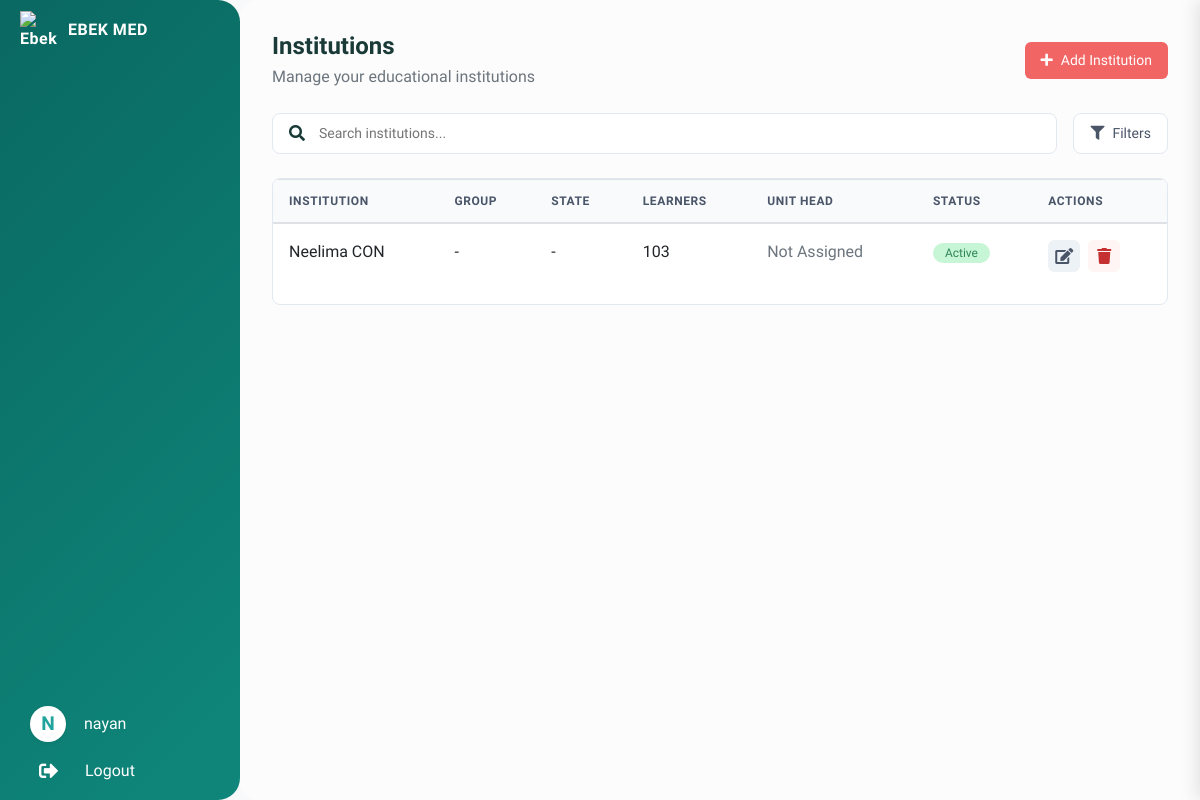
Page /onboarding/institutions/ (signed in) on the earlier database version.
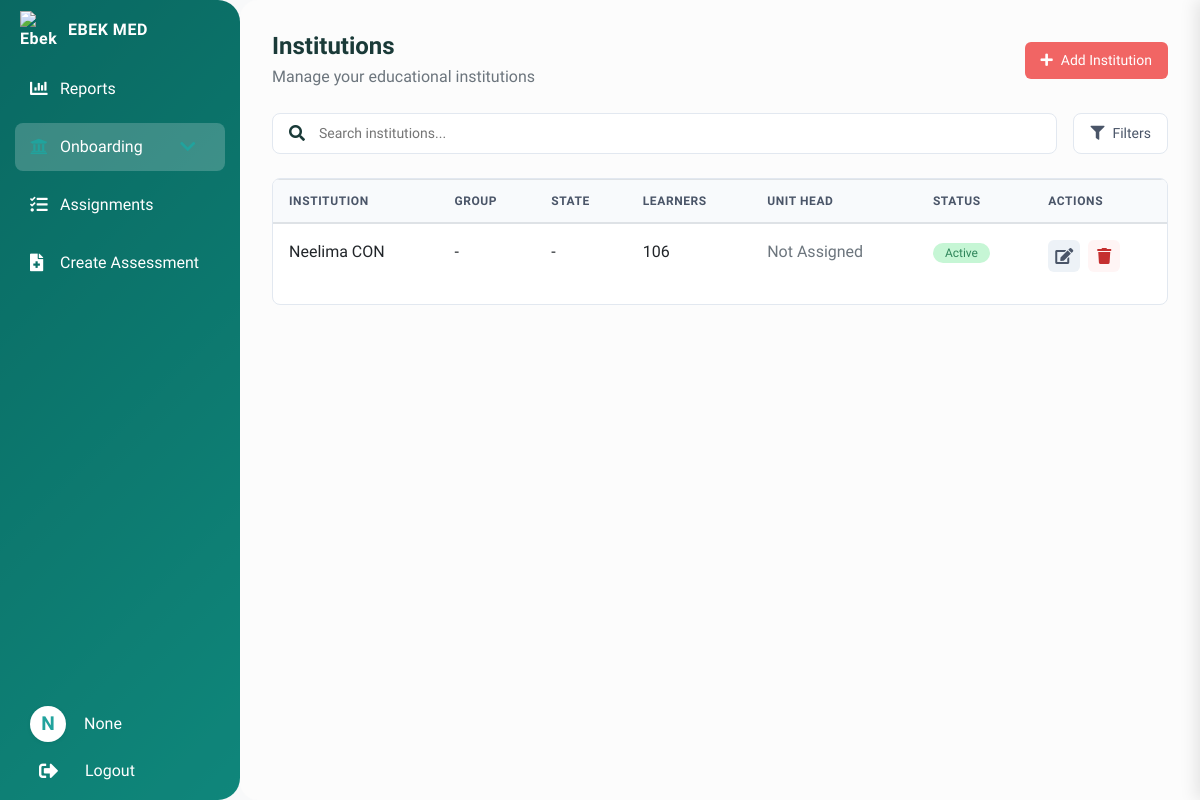
Same page on the later database version.
### assessments/models.py (models this page shows, shortened)
class EbekUser(AbstractBaseUser, PermissionsMixin):
    email = models.EmailField(
        max_length=255, unique=True,
        help_text='Required. A valid email address.',
    )
    full_name = models.CharField(max_length=255, blank=True, null=True)
    phone_number = models.CharField(max_length=20, blank=True, null=True)
    is_active = models.BooleanField(default=True, help_text='Designates whether this user can log in.')
    is_staff = models.BooleanField(default=False, help_text='Designates whether this user can access the admin site.')
    is_superuser = models.BooleanField(default=False, help_text='Designates whether this user has all permissions without explicitly assigning them.')
    user_role = models.CharField(
        max_length=200, choices=role, default='', null=True, blank=True, help_text='User Role'
    )
    date_joined = models.DateTimeField(auto_now_add=True, help_text='When the user account was created.')
    last_login = models.DateTimeField(null=True, blank=True, help_text='Last login timestamp.')
    groups = models.ManyToManyField(
        'auth.Group',
        verbose_name='groups',
        blank=True,
        help_text='The groups this user belongs to.',
        related_name='ebek_user_set',
        related_query_name='ebek_user'
    )
    user_permissions = models.ManyToManyField(
        'auth.Permission',
        verbose_name='user permissions',
        blank=True,
        help_text='Specific permissions for this user.',
        related_name='ebek_user_set',
        related_query_name='ebek_user'
    )
    mobile_number = models.CharField(max_length=20, blank=True, null=True)
    objects = EbekUserManager()
    USERNAME_FIELD = 'email'
    REQUIRED_FIELDS = []
    class Meta:
        verbose_name = 'User'
        verbose_name_plural = 'Users'

class Institution(models.Model):
    name = models.CharField(max_length=255)
    group = models.ForeignKey(Group, on_delete=models.SET_NULL, null=True, blank=True)
    address = models.TextField(blank=True, null=True)
    state = models.CharField(max_length=100, blank=True, null=True)
    district = models.CharField(max_length=100, blank=True, null=True)
    pin_code = models.CharField(max_length=10, blank=True, null=True)
    unit_head = models.ForeignKey('EbekUser', on_delete=models.SET_NULL, null=True, related_name='unit_head_of_institution')
    total_strength = models.IntegerField(null=True, blank=True)
    is_active = models.BooleanField(default=True)
    created_at = models.DateTimeField(auto_now_add=True)
    updated_at = models.DateTimeField(auto_now=True)
    institute_id = models.CharField(max_length=50, unique=True, editable=False)
    onboarding_type = models.CharField(max_length=3, choices=ONBOARDING_TYPES)

### assessments/onboarding_views.py (the view)
# urls.py: path('onboarding/institutions/', views.institution_list, name='institution_list'),
@login_required
def institution_list(request):
    institutions = Institution.objects.all().order_by('-created_at')
    selected_groups = request.GET.getlist('group')
    selected_institutions = request.GET.getlist('institution')
    selected_states = request.GET.getlist('state')
    selected_statuses = request.GET.getlist('status')
    if selected_groups:
        institutions = institutions.filter(group_id__in=selected_groups)
    if selected_institutions:
        institutions = institutions.filter(id__in=selected_institutions)
    if selected_states:
        institutions = institutions.filter(state__in=selected_states)
    if selected_statuses:
        active_status = [status.lower() == 'active' for status in selected_statuses]
        institutions = institutions.filter(is_active__in=active_status)
    selected_groups = [int(x) for x in selected_groups] if selected_groups else []
    selected_institutions = [int(x) for x in selected_institutions] if selected_institutions else []
    paginator = Paginator(institutions, 10)
    page = request.GET.get('page')
    institutions = paginator.get_page(page)
    all_states = Institution.objects.values_list('state', flat=True).distinct()
    return render(request, 'assessments/onboarding/institution_list.html', {
        'institutions': institutions,
        'groups': Group.objects.all(),
        'all_institutions': Institution.objects.all(),
        'all_states': all_states,
        'selected_groups': selected_groups,
        'selected_institutions': selected_institutions,
        'selected_states': selected_states,
        'selected_statuses': selected_statuses,
    })

### assessments/templates/assessments/onboarding/institution_list.html (shortened to what this page needs)
{% extends 'assessments/base.html' %}
{% block content %}
<div class="header">
    <div class="header-left">
        <h1>Institutions</h1>
        <p class="text-muted">Manage your educational institutions</p>
    </div>
    <div class="header-right">
        <a href="{% url 'institution_create' %}" class="btn btn-primary">
            <i class="fas fa-plus"></i>
            Add Institution
        </a>
    </div>
</div>
<div class="search-filter-bar">
    <div class="search-box">
        <i class="fas fa-search"></i>
        <input type="text" placeholder="Search institutions...">
    </div>
    <button class="btn-filter" onclick="toggleFilterPanel()">
        <i class="fas fa-filter"></i>
        Filters
    </button>
</div>
    <div class="card">
    <table class="table">
                    <thead>
                        <tr>
                <th>Institution</th>
                            <th>Group</th>
                <th>State</th>
                <th>Learners</th>
                            <th>Unit Head</th>
                            <th>Status</th>
                            <th>Actions</th>
                        </tr>
                    </thead>
                    <tbody>
                        {% for institution in institutions %}
                        <tr>
                <td>
                    <div class="institution">
                        <span>{{ institution.name }}</span>
                    </div>
                </td>
                            <td>{{ institution.group.name|default:"-" }}</td>
                <td>{{ institution.state|default:"-" }}</td>
                            <td>{{ institution.learner_set.count }}</td>
                <td>
                    {% if institution.unit_head %}
                    <div class="unit-head">
                        <span>{{ institution.unit_head.get_full_name }}</span>
                        <small>{{ institution.unit_head.email }}</small>
                    </div>
                    {% else %}
                    <span class="text-muted">Not Assigned</span>
                    {% endif %}
                </td>
                <td>
                    <span class="badge {% if institution.is_active %}active{% else %}inactive{% endif %}">
                        {% if institution.is_active %}Active{% else %}Inactive{% endif %}
                                </span>
                            </td>
                            <td>
                    <div class="actions">
                        <a href="{% url 'institution_edit' institution.pk %}" class="btn-icon">
                                        <i class="fas fa-edit"></i>
                                    </a>
                        <button type="button"
                                class="btn-icon btn-danger"
                                data-name="{{ institution.name }}"
                                data-url="{% url 'institution_delete' institution.pk %}"
                                onclick="confirmDelete(this)"
                                title="Delete">
                                        <i class="fas fa-trash"></i>
                                    </button>
                                </div>
                            </td>
                        </tr>
                        {% endfor %}
                    </tbody>
                </table>
            </div>
{% endblock %}

### assessments/templates/assessments/base.html (shortened to what this page needs)
<!DOCTYPE html>
<html lang="en">
<head>
    <link href="https://stackpath.bootstrapcdn.com/bootstrap/4.5.2/css/bootstrap.min.css" rel="stylesheet">
    <link href="https://cdnjs.cloudflare.com/ajax/libs/font-awesome/5.15.4/css/all.min.css" rel="stylesheet">
</head>
<body>
    {% if request.user.is_authenticated %}
    <div id="sidebar">
        <div class="sidebar-header">
            <img src="https://i.ibb.co/VW9y368B/4021762-Ebekmed-Favicon.png" alt="Ebek Logo" style="height: 38px; width: 38px; object-fit: contain;">
            <span class="brand-text">EBEK MED</span>
        </div>
        {% if request.user.user_role == 'ebek_admin' or request.user.user_role == 'super_admin' %}
        <div class="nav-item">
            <a href="{% url 'exam_reports_page' %}" class="nav-link" title="View Assessment Reports">
        <i class="fas fa-chart-bar"></i>
                <span>Reports</span>
            </a>
        </div>
            <div class="nav-item">
                <a href="#onboardingSubmenu" class="nav-link" data-toggle="collapse" aria-expanded="false" title="Onboarding and Management">
            <i class="fas fa-university"></i>
                    <span>Onboarding</span>
                    <i class="fas fa-chevron-down ml-auto"></i>
                </a>
            </div>
            <div class="nav-item">
                <a href="{% url 'assign_assessment' %}" class="nav-link" title="View & Assign Assessments">
                    <i class="fas fa-tasks"></i>
                            <span>Assignments</span>
                    </a>
            </div>
            {% if request.user.user_role == 'super_admin' %}
                <div class="nav-item">
                    <a href="{% url 'create_assessment' %}" class="nav-link" title="Create New Assessment">
                <i class="fas fa-file-medical"></i>
                        <span>Create Assessment</span>
                </a>
            </div>
            {% endif %}
        {% endif %}
        <div class="sidebar-bottom-area">
            <div class="nav-item">
                <div class="sidebar-user-info d-flex align-items-center">
                    <div class="sidebar-user-initial mr-2">
                        <span class="user-initial-circle">{{ request.user.email|first|upper }}</span>
                    </div>
                    <span class="sidebar-user-email">{{ request.user.full_name }}</span>
                </div>
            </div>
            <div class="nav-item">
                <a href="{% url 'logout' %}" class="nav-link d-flex align-items-center sidebar-logout-link">
                        <i class="fas fa-sign-out-alt" style="font-size: 1.2rem; margin: -6px;"></i>
                    <span class="sidebar-logout-text" style="margin-left: 32px;">Logout</span>
                </a>
            </div>
        </div>
    </div>
    {% endif %}
    <div id="content">
        {% block content %}{% endblock %}
    </div>
</body>
</html>

Differences in the rows shown:
changed EbekUser: user_role "student" → "super_admin" (drawn); user.full_name "nayan" → "None"
changed Institution "Neelima CON": learner_set.count "103" → "106"
Other differences:
text now shown: "Reports Onboarding Assignments Create Assessment"
